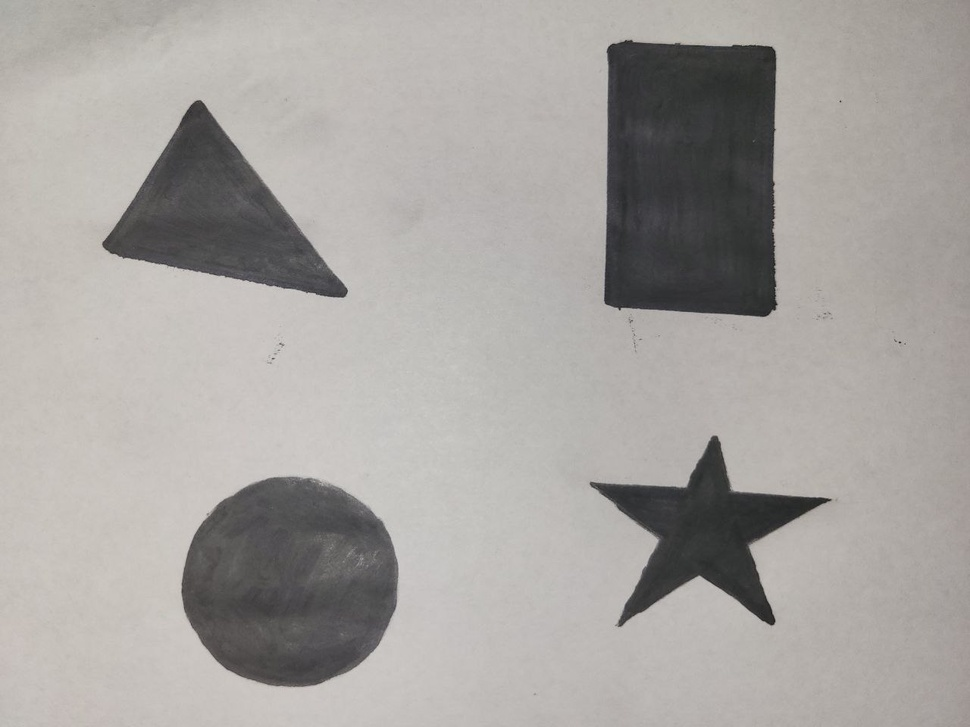
#> input picture images/shapes.jpg, 970 x 727 px, shrunk from 1280 x 960 before the run
$ python HW_lesson_5.py
#> lines starting #> are read from the running program, lines starting #| are printed output that depends on the picture; after the words box and inside, x2 and y2 are one past the last pixel; in counts of white or black regions, pixels touching at a corner belong together
import cv2
import numpy as np

img = cv2.imread("images/shapes.jpg")
#> img is the input picture: shape (727, 970, 3); mean B, G, R 159.9, 163.2, 166.6
img_copy = img.copy()

img = cv2.cvtColor(img, cv2.COLOR_BGR2HSV)
#> img: shape (727, 970, 3); mean H, S, V 26.4, 10.8, 166.9
#min and max поріг
lower = np.array([0, 0, 0])
upper = np.array([179, 255, 115])
mask = cv2.inRange(img, lower, upper)
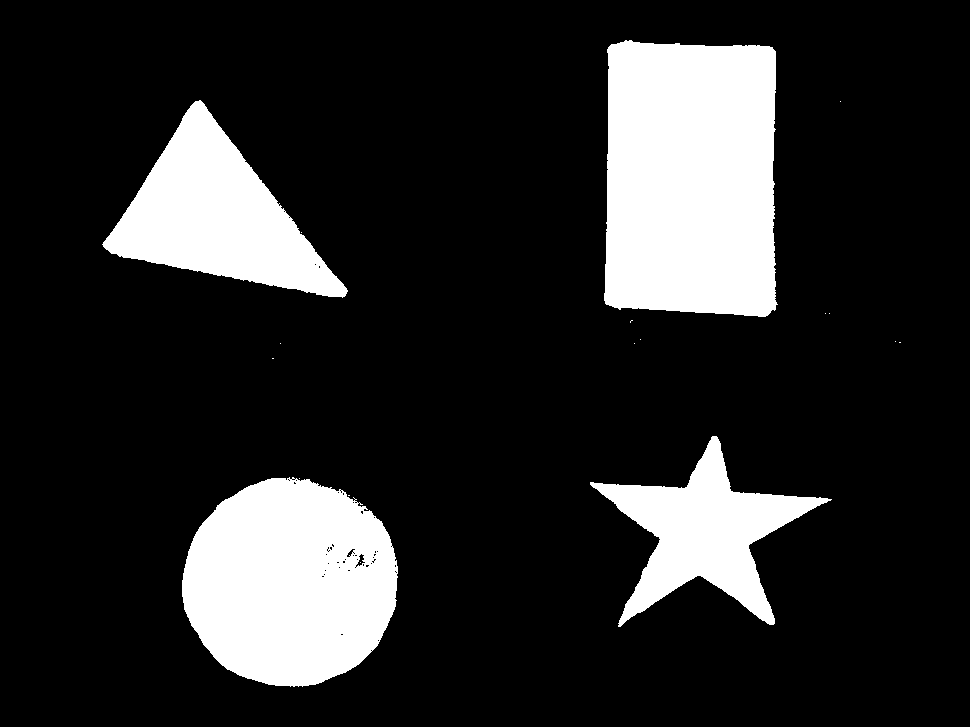
#> mask: shape (727, 970); 16.9% white; 18 white regions (14 under 20 px)
img = cv2.bitwise_and(img, img, mask=mask)
#> img: shape (727, 970, 3); mean H, S, V 13.5, 1.5, 11.7

contours, _ = cv2.findContours(mask, cv2.RETR_EXTERNAL, cv2.CHAIN_APPROX_SIMPLE)
#> contours = 17 contours, 13 with area under 20; largest, box (x1, y1, x2, y2) and area: (604, 40, 778, 317) 44434, (182, 477, 398, 687) 34967, (102, 100, 348, 298) 21862, (590, 436, 832, 627) 16363
for cnt in contours:
    area = cv2.contourArea(cnt)
    if area > 150:
        perimeter = cv2.arcLength(cnt, True)
        M = cv2.moments(cnt)

        if M["m00"] != 0:
            cx = int(M["m10"] / M["m00"])
            cy = int(M["m01"] / M["m00"])

        x, y, w, h = cv2.boundingRect(cnt)
        #Допомагає відрізняти співвідношення сторін
        aspect_ratio = round(w / h, 2)
        #Міра округлості об'єкта
        compactness = round((4 * np.pi * area / (perimeter ** 2)), 2)

        approx = cv2.approxPolyDP(cnt, 0.02 * perimeter, True)
        if len(approx) == 3:
            shape = "Triangle"
        elif len(approx) == 4:
            shape = "Square"
        elif len(approx) == 10:
            shape = "Star"
        elif len(approx) >= 8:
            shape = "Oval"
        else:
            shape = "Another"

        cv2.drawContours(img_copy, [cnt], -1, (0, 0, 0), 2)
        cv2.circle(img_copy, (cx, cy), 4, (255, 0, 0), -1)
        cv2.putText(img_copy, f'Shape: {shape}', (x-100, y-5), cv2.FONT_HERSHEY_SIMPLEX, 0.6, (255, 0, 0), 2)
        cv2.putText(img_copy, f'S: {int(area)}, P:{int(perimeter)}', (x+50, y-5), cv2.FONT_HERSHEY_SIMPLEX, 0.6, (255, 0, 0), 2)
        cv2.rectangle(img_copy, (x, y), (x + w, y + h), (255, 0, 0), 2)
        cv2.putText(img_copy, f'AR: {aspect_ratio}, C:{compactness}', (x+250, y-5), cv2.FONT_HERSHEY_SIMPLEX, 0.6, (255, 0, 0), 2)
#> this loop made 17 passes
#> (area, perimeter, cx, cy, x, y, w, h) on passes 16 to 17: (21862, 733.2, 216, 216, 102, 100, 246, 198), (44434, 912.7, 690, 178, 604, 40, 174, 277)
#> (area, perimeter, cx, cy, x, y, w, h) on passes 3 to 4: (34967, 774.1, 289, 582, 182, 477, 216, 210), (16363, 928.3, 704, 532, 590, 436, 242, 191)
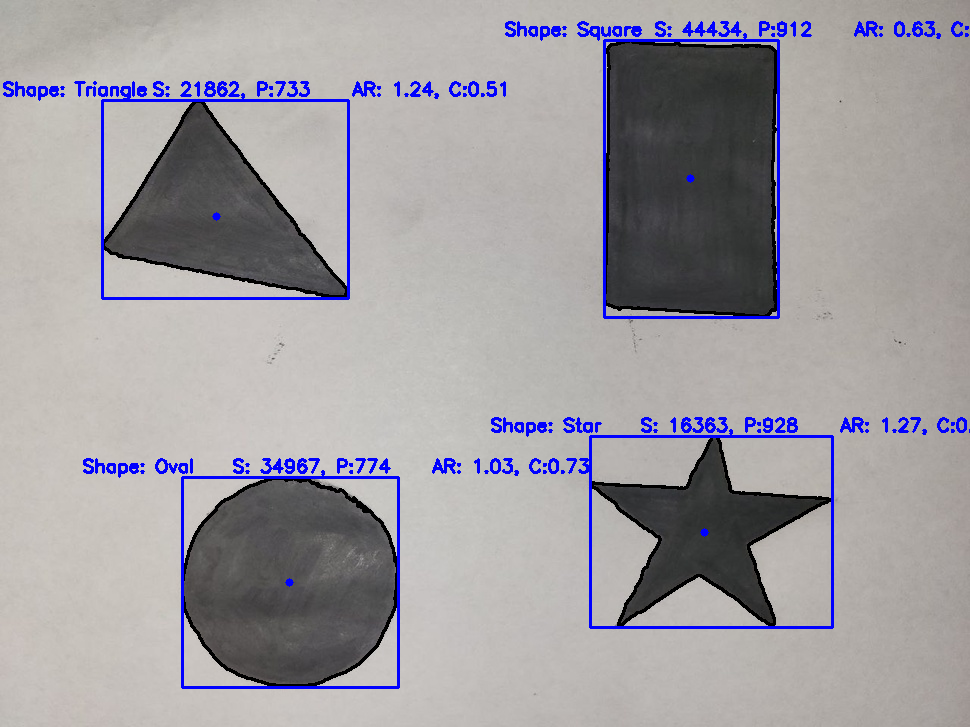
#> img_copy: shape (727, 970, 3); 4.48% of pixels changed, all inside (x1, y1, x2, y2) = (3, 21, 970, 689)
cv2.imshow("mask", img_copy)
cv2.waitKey(0)
cv2.destroyAllWindows()
